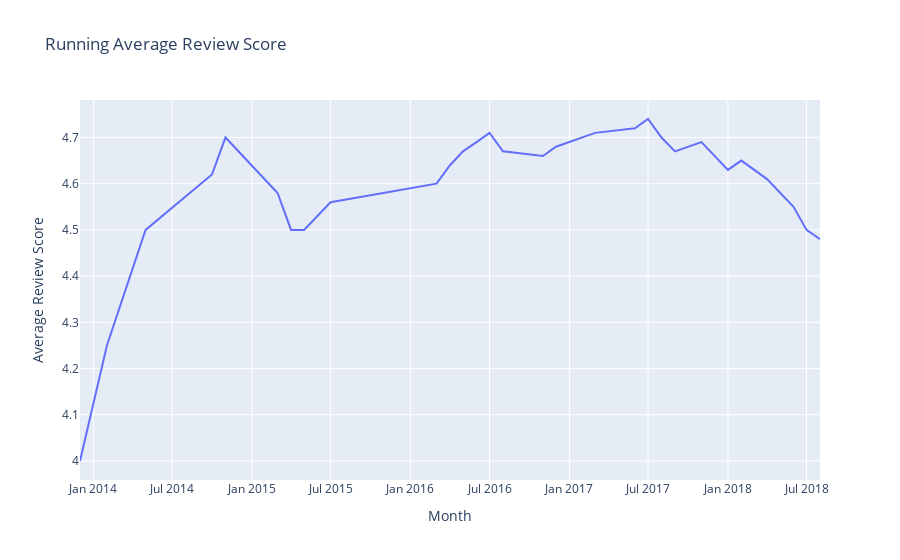

This figure's notebook cell:
### Code cell
import plotly.express as px

df_review_avg['month'] = df_review_avg['month'].astype(str)

fig = px.line(df_review_avg, x='month', y='running_average', hover_data=['running_average','running_total'], 
              labels={'month': 'Month', 'running_average': 'Average Review Score', 'running_total': 'Total Reviews'},
              title='Running Average Review Score')

fig.update_traces(hovertemplate='Total Reviews: %{hover_data}<br>Average Review Score: %{y:.2f}<extra></extra>')

fig.show()

### Figure 1 — Plotly figure (JSON) as saved in the notebook; plotly's stock layout.template omitted (floating-point values rounded to 4 significant figures)
{"data": [{"customdata": [[1], [3], [4], [6], [7], [8], [9], [11], [12], [14], [15], [17], [19], [21], [23], [25], [26], [27], [28], [29], [30], [31], [32], [34], [35], [37], [38], [40], [41], [42], [43]], "hovertemplate": "Total Reviews: %{hover_data}<br>Average Review Score: %{y:.2f}<extra></extra>", "legendgroup": "", "line": {"color": "#636efa", "dash": "solid"}, "marker": {"symbol": "circle"}, "mode": "lines", "name": "", "orientation": "v", "showlegend": false, "type": "scatter", "x": ["2013-12", "2014-02", "2014-05", "2014-10", "2014-11", "2015-03", "2015-04", "2015-05", "2015-07", "2016-03", "2016-04", "2016-05", "2016-06", "2016-07", "2016-08", "2016-11", "2016-12", "2017-01", "2017-03", "2017-06", "2017-07", "2017-08", "2017-09", "2017-11", "2017-12", "2018-01", "2018-02", "2018-04", "2018-06", "2018-07", "2018-08"], "xaxis": "x", "y": [4, 4.25, 4.5, 4.62, 4.7, 4.58, 4.5, 4.5, 4.56, 4.6, 4.64, 4.67, 4.69, 4.71, 4.67, 4.66, 4.68, 4.69, 4.71, 4.72, 4.74, 4.7, 4.67, 4.69, 4.66, 4.63, 4.65, 4.61, 4.55, 4.5, 4.48], "yaxis": "y"}], "layout": {"legend": {"tracegroupgap": 0}, "title": {"text": "Running Average Review Score"}, "xaxis": {"anchor": "y", "domain": [0, 1], "title": {"text": "Month"}}, "yaxis": {"anchor": "x", "domain": [0, 1], "title": {"text": "Average Review Score"}}}}
